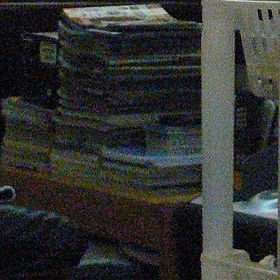
#> input picture ruido.jpg, 280 x 280 px, found by its file name
$ python parte10.py   (older library calls are emulated)
#> lines starting #> are read from the running program, lines starting #| are printed output that depends on the picture
import cv2
import numpy as np
from matplotlib import pyplot as plt

def aplicar(imagem, filtro):
    copia = imagem.copy()
    aux   = imagem.copy()

    if(filtro == "Media"):
        copia = cv2.blur(imagem, [5, 5])
    elif(filtro == "Gaussiano"):
        copia = cv2.GaussianBlur(imagem, (5, 5), 0)
    elif(filtro == "Mediana"):
        copia = cv2.medianBlur(imagem, 5)
    elif(filtro == "Sobel"):
        copia = cv2.cvtColor(copia, cv2.COLOR_RGB2GRAY)
        copiaH = cv2.Sobel(copia, 5, 1, 0)
        copiaV = cv2.Sobel(copia, 5, 0, 1)
        copia = copiaH + copiaV
    elif(filtro == "Laplaciano"):
        aux = cv2.cvtColor(aux, cv2.COLOR_RGB2GRAY)
        copia = cv2.cvtColor(copia, cv2.COLOR_RGB2GRAY)
        copia = cv2.Laplacian(copia, cv2.CV_64F, 5)
        copia = copia + aux
        copia = cv2.convertScaleAbs(copia)

    return copia

filtros = ["Media", "Gaussiano", "Mediana", "Sobel", "Laplaciano"]

natureza = cv2.imread("trabalho10/ruido.jpg")
#> natureza is the input picture: shape (280, 280, 3); mean B, G, R 48.8, 50.6, 49.1
natureza = cv2.cvtColor(natureza, cv2.COLOR_BGR2RGB)

altura, largura, _ = natureza.shape
#> altura = 280; largura = 280
resultado = np.zeros([largura, altura])

plt.imshow(natureza), plt.title("ORIGINAL"), plt.xticks([]), plt.yticks([])

for x in range(1, 6):
    resultado = aplicar(natureza, filtros[x-1])

    if(filtros[x-1] == "Laplaciano" or filtros[x-1] == "Sobel"):
        plt.figure(), plt.imshow(resultado, cmap='gray'), plt.title(filtros[x-1]), plt.xticks([]), plt.yticks([])
    else:
        plt.figure(), plt.imshow(resultado), plt.title(filtros[x-1]), plt.xticks([]), plt.yticks([])
#> this loop made 5 passes
#> pass 1, in aplicar, `copia = cv2.blur(imagem, [5, 5])`:
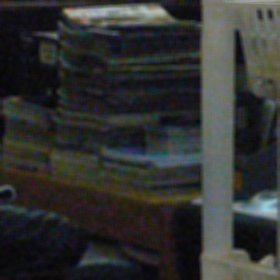
#> copia: shape (280, 280, 3); mean R, G, B 49.1, 50.6, 48.8

plt.show()
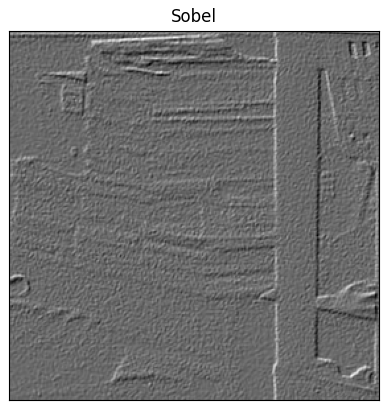
#> figure drawn by matplotlib, 1 panel
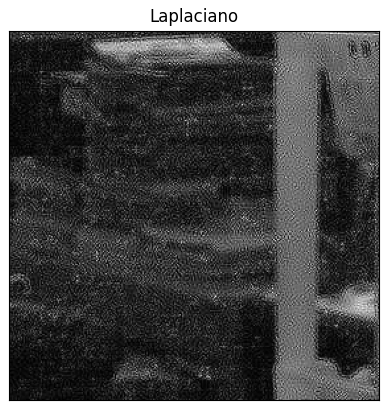
#> figure drawn by matplotlib, 1 panel

$ run again, with bw.jpg copied over ruido.jpg
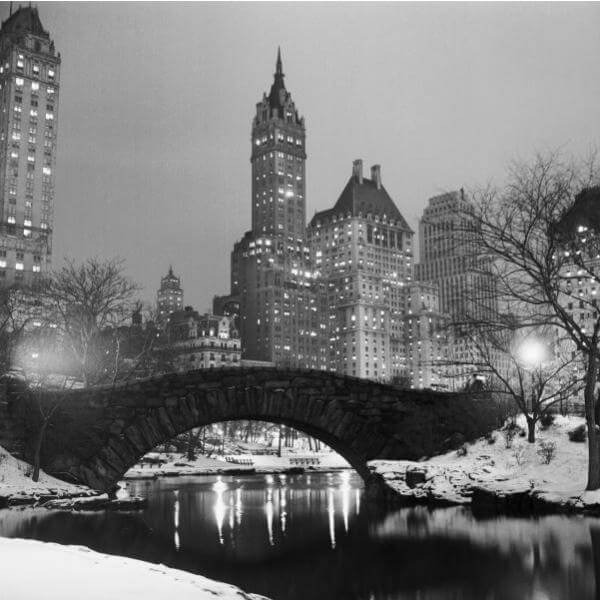
#> input picture bw.jpg, 600 x 600 px, found by its file name
#> natureza is the input picture: shape (600, 600, 3); min 0, max 255, mean 120.3
#> `plt.show()`:
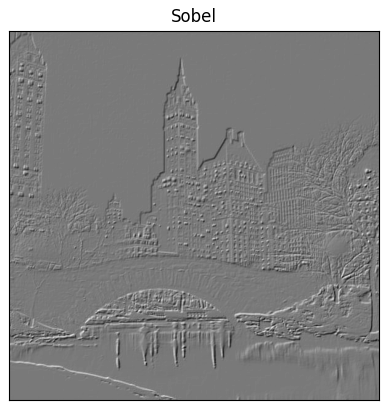
#> figure drawn by matplotlib, 1 panel
#> `plt.show()`:
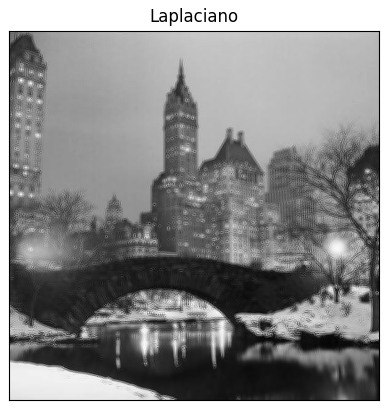
#> figure drawn by matplotlib, 1 panel
